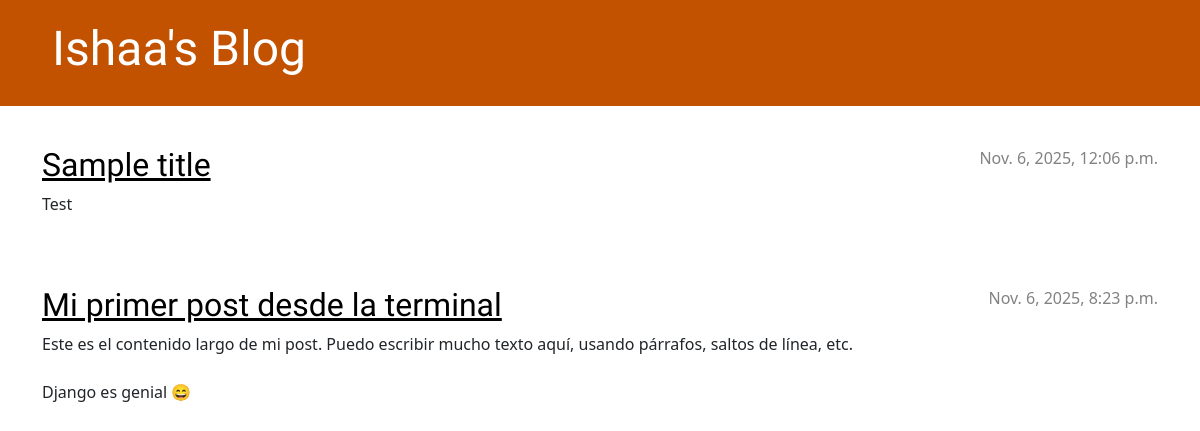
Before: / with the older database file.
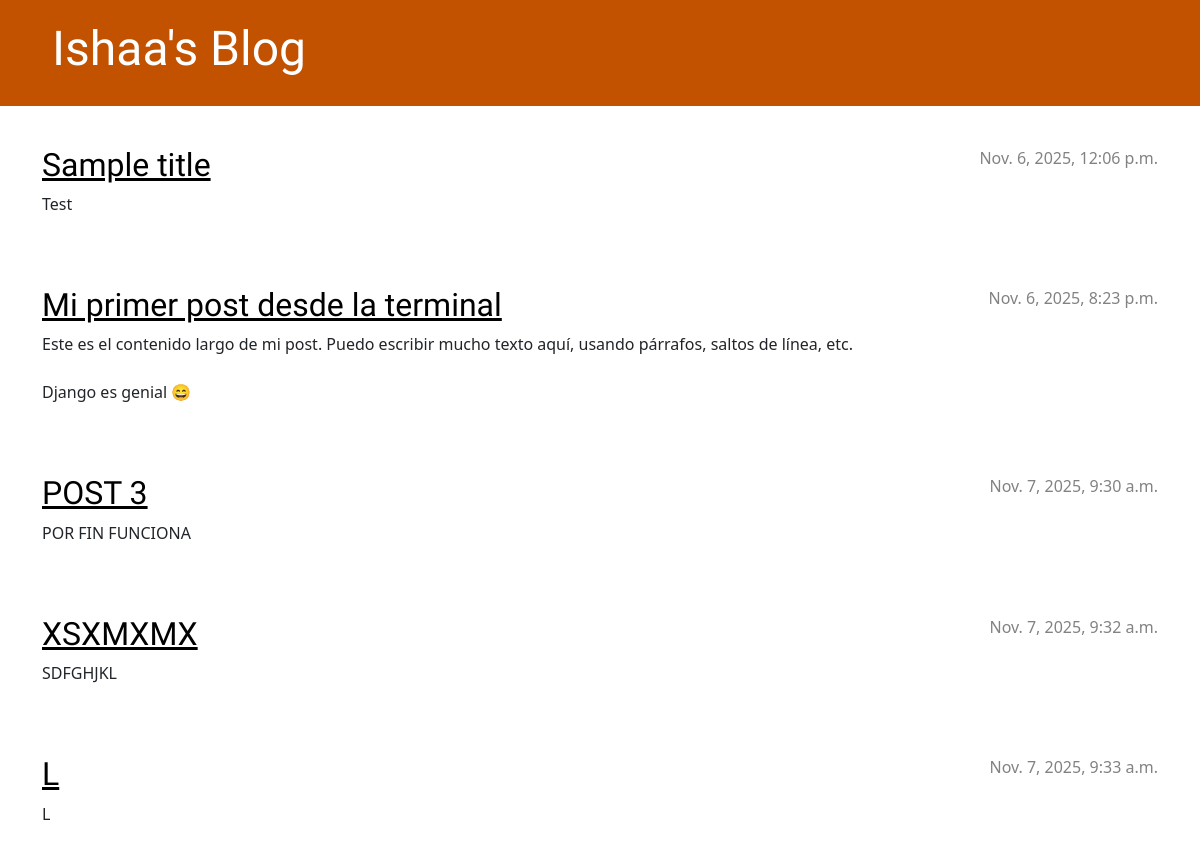
After: the same page with the newer database file.
### blog/models.py (models this page shows, shortened)
class Post(models.Model):
    author = models.ForeignKey(settings.AUTH_USER_MODEL, on_delete=models.CASCADE)
    title = models.CharField(max_length=200)
    text = models.TextField()
    created_date = models.DateTimeField(default=timezone.now)
    published_date = models.DateTimeField(blank=True, null=True)

### blog/views.py (the view)
# urls.py: path('', views.post_list, name='post_list'),
def post_list(request):
    posts = Post.objects.filter(published_date__lte=timezone.now()).order_by('published_date')
    return render(request, 'blog/post_list.html', {'posts': posts})

### blog/templates/blog/post_list.html
{% extends 'blog/base.html' %}
{% block content %}
    {% for post in posts %}
        <article class="post">
            <time class="date">
                {{ post.published_date }}
            </time>
<h2><a href="{% url 'post_detail' pk=post.pk %}">{{ post.title }}</a></h2>
            <p>{{ post.text|linebreaksbr }}</p>
        </article>
    {% endfor %}
{% endblock %}

### blog/templates/blog/base.html (shortened to what this page needs)
{% load static %}
<!DOCTYPE html>
<html>
    <head>
        <link rel="stylesheet" href="https://cdn.jsdelivr.net/npm/bootstrap@5.3.3/dist/css/bootstrap.min.css">
        <link rel="stylesheet" href="{% static 'css/blog.css' %}">
    </head>
    <body>
    <header class="page-header">
      <div class="container">
          <h1><a href="/">Ishaa's Blog</a></h1>
          <a href="{% url 'post_new' %}" class="top-menu">
</a>
      </div>
    </header>
    <main class="container">
        <div class="row">
            <div class="col">
            {% block content %}
            {% endblock %}
            </div>
        </div>
    </main>
</body>
</html>

### blog/static/css/blog.css (style rules this page uses)
.page-header { background-color: #C25100; margin-top: 0; margin-bottom: 40px; padding: 20px 20px 20px 40px; }
.page-header h1, .page-header h1 a, .page-header h1 a:visited, .page-header h1 a:active { color: #ffffff; font-size: 36pt; text-decoration: none; }
h1, h2, h3, h4 { font-family: 'Lobster', cursive; }
.date { color: #828282; }
.top-menu, .top-menu:hover, .top-menu:visited { color: #ffffff; float: right; font-size: 26pt; margin-right: 20px; }
.post { margin-bottom: 70px; }
.post h2 a, .post h2 a:visited { color: #000000; }
.post > .date, .post > .actions { float: right; }

Changed rows visible on the page:
added Post: published_date "Nov. 7, 2025, 9:30 a.m.", title "POST 3", text "POR FIN FUNCIONA"
added Post: published_date "Nov. 7, 2025, 9:32 a.m.", title "XSXMXMX", text "SDFGHJKL"
added Post: published_date "Nov. 7, 2025, 9:33 a.m.", title "L", text "L"
